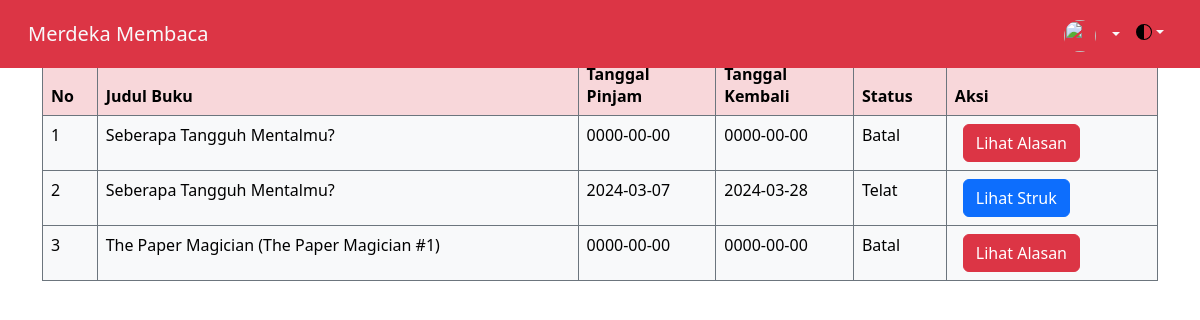
The app's page /peminjam/daftar/peminjaman.php (signed in) with its own data.
### tables this page shows
CREATE TABLE `peminjaman` (
  `id_peminjaman` int(11) NOT NULL,
  `id_peminjam` int(11) NOT NULL,
  `id_petugas` int(11) NOT NULL,
  `id_buku` int(11) NOT NULL,
  `tgl_pinjam` date NOT NULL,
  `tgl_kembali` date NOT NULL,
  `status` enum('Belum Diambil','Meminjam','Dikembalikan','Telat','Rusak','Hilang','Batal') NOT NULL,
  `alasan` text NOT NULL,
  `kode` varchar(255) NOT NULL,
  `estimasi` int(11) NOT NULL
);

CREATE TABLE `buku` (
  `id_buku` int(11) NOT NULL,
  `judul` varchar(255) NOT NULL,
  `penulis` varchar(255) NOT NULL,
  `penerbit` varchar(255) NOT NULL,
  `tahun_terbit` int(11) NOT NULL,
  `deskripsi` text NOT NULL,
  `sampul_buku` varchar(255) NOT NULL,
  `file_buku` varchar(255) NOT NULL,
  `halaman` int(11) NOT NULL,
  `harga` int(11) NOT NULL,
  `format` enum('Fisik','E-Book') NOT NULL,
  `stok` int(11) NOT NULL
);

### peminjam/daftar/peminjaman.php (the view, shortened to what this page needs)
<?php
$id = $_SESSION['id_user'];
include '../../koneksi.php';
$limit = 10;
$page = isset($_GET['page']) ? $_GET['page'] : 1;
$start = ($page - 1) * $limit;
$tampilDaftarPeminjaman = $globalicClass->tampilDaftarPeminjaman("peminjaman.*,buku.*,u1.username AS uPeminjam","INNER JOIN user AS u1 ON peminjaman.id_peminjam=u1.id_user WHERE id_peminjam=$id GROUP BY id_peminjaman ORDER BY id_peminjaman DESC LIMIT $start,$limit");
$tampilDaftarPeminjaman1 = mysqli_query($db->koneksi,"SELECT COUNT(id_peminjaman) AS id FROM peminjaman WHERE id_peminjam=$id ");
$d = mysqli_fetch_assoc($tampilDaftarPeminjaman1);
$total = $d['id'];
$pages = ceil($total / $limit);
$previous = $page - 1;
$next = $page + 1;
function hiddenBatal($status,$idPinjam){
  switch ($status) {
    case 'Batal':
    return "<button type='button' class='btn btn-danger me-1' data-bs-toggle='modal' data-bs-target='#alasanModal$idPinjam'>Lihat Alasan</button>";
    break;
    default:
    return '';
    break;
  }
}
function hiddenLihatStruk($status,$idPinjam){
  switch ($status) {
    case 'Belum Diambil':
    case 'Meminjam':
    case 'Dikembalikan':
    case 'Rusak':
    case 'Hilang':
    case 'Telat':
    return "
    <form action='../downloadstruk.php' method='POST' target='_blank' class='d-inline'>
    <input type='text' name='id_peminjaman' value='$idPinjam' hidden>
    <input type='submit' class='btn btn-primary me-1 d-inline' value='Lihat Struk'>
    </form>";
    break;
    case 'Batal':
    default:
    return '';
    break;
  }
}
?>
<!DOCTYPE html>
<html lang="en" data-bs-theme="auto">
<head>
  <link rel="stylesheet" href="../../style/assets/bootstrap/bootstrap-icons.css">
  <link rel="stylesheet" href="../../style/assets/bootstrap/bootstrap-icons.min.css">
  <link rel="stylesheet" href="../../style/assets/bootstrap/bootstrap.min.css">
  <link rel="stylesheet" href="../../style/style.css">
  <link rel="stylesheet" href="../../style/assets/sweetalert/sweetalert2.min.css">
  <link rel="stylesheet" href="../../style/assets/sweetalert/animate.min.css">
</head>
<body id="home">
  <main>
    <section class="main">
      <div class="container">
        <nav aria-label="Page navigation example">
          <ul class="pagination">
            <li class="page-item <?php if($page === 1 || $_GET['page'] === '1'){ echo 'disabled';} ?>">
              <a class="page-link" href="?page=<?= $previous ?>" aria-label="Previous" disabled>
                <span aria-hidden="true">&laquo;</span>
              </a>
            </li>
            <?php for ($i=1; $i <= $pages ; $i++) {
              $angka = $i.""; ?>
              <li class="page-item <?php if (isset($_GET['page']) && $_GET['page'] === $angka) {  echo 'active'; } else if (!isset($_GET['page']) && $i === 1) {  echo 'active'; } else { echo ''; } ?>"><a class="page-link" href="?page=<?= $i ?>"><?= $i ?></a></li>
            <?php }
            ?>
            <li class="page-item <?php if(isset($_GET['page']) && $_GET['page'] === $angka || $total <= $limit){  echo 'disabled';} ?>">
              <a class="page-link" href="?page=<?= $next ?>" aria-label="Next">
                <span aria-hidden="true">&raquo;</span>
              </a>
            </li>
          </ul>
        </nav>
        <?php
        if (isset($tampilDaftarPeminjaman)) {
         ?>
         <table border="1" class="table table-bordered border-secondary">
          <thead class="table table-bordered table-danger border-secondary">
            <tr>
              <th>No</th>
              <th>Judul Buku</th>
              <th>Tanggal <br>Pinjam</th>
              <th>Tanggal <br>Kembali</th>
              <th>Status</th>
              <th>Aksi</th>
            </tr>
          </thead>
          <tbody class="table table-bordered border-secondary table-light">
            <?php
            $no = 1;
            foreach($tampilDaftarPeminjaman as $d){
              ?>
              <tr>
                <td><?= $no++ ?></td>
                <td><?= $d['judul'] ?></td>
                <td><?php echo $d['tgl_pinjam'];?></td>
                <td><?php echo $d['tgl_kembali'];?></td>
                <td><?= $d['status']?></td>
                <td>
                  <div class="d-inline">
                    <?= hiddenBatal($d['status'],$d['id_peminjaman']).hiddenLihatStruk($d['status'],$d['id_peminjaman'])?>
                  </div>
                </td>
              </tr>
              <?php
            }
            ?>
          </tbody>
        </table>
        <?php
      }
      ?>
    </div>
  </section>
</main>
</body>
</html>

### records on screen
peminjaman: id_buku.judul "Seberapa Tangguh Mentalmu?", tgl_pinjam "0000-00-00", tgl_kembali "0000-00-00", status "Batal"
peminjaman: id_buku.judul "Seberapa Tangguh Mentalmu?", tgl_pinjam "2024-03-07", tgl_kembali "2024-03-28", status "Telat"
peminjaman: id_buku.judul "The Paper Magician (The Paper Magician #1)", tgl_pinjam "0000-00-00", tgl_kembali "0000-00-00", status "Batal"
